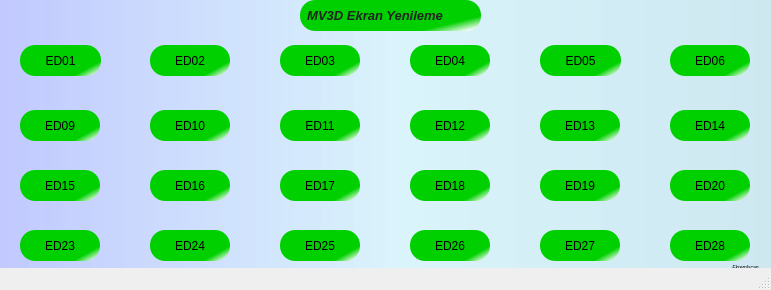
<?xml version="1.0" encoding="UTF-8"?>
<ui version="4.0">
 <class>MainWindow</class>
 <widget class="QMainWindow" name="MainWindow">
  <property name="enabled">
   <bool>true</bool>
  </property>
  <property name="geometry">
   <rect>
    <x>0</x>
    <y>0</y>
    <width>771</width>
    <height>290</height>
   </rect>
  </property>
  <property name="minimumSize">
   <size>
    <width>771</width>
    <height>290</height>
   </size>
  </property>
  <property name="maximumSize">
   <size>
    <width>771</width>
    <height>290</height>
   </size>
  </property>
  <property name="palette">
   <palette>
    <active>
     <colorrole role="Button">
      <brush brushstyle="SolidPattern">
       <color alpha="255">
        <red>34</red>
        <green>200</green>
        <blue>45</blue>
       </color>
      </brush>
     </colorrole>
    </active>
    <inactive>
     <colorrole role="Button">
      <brush brushstyle="SolidPattern">
       <color alpha="255">
        <red>34</red>
        <green>200</green>
        <blue>45</blue>
       </color>
      </brush>
     </colorrole>
    </inactive>
    <disabled>
     <colorrole role="Button">
      <brush brushstyle="SolidPattern">
       <color alpha="255">
        <red>34</red>
        <green>200</green>
        <blue>45</blue>
       </color>
      </brush>
     </colorrole>
    </disabled>
   </palette>
  </property>
  <property name="contextMenuPolicy">
   <enum>Qt::DefaultContextMenu</enum>
  </property>
  <property name="windowTitle">
   <string>Graphical Interface</string>
  </property>
  <property name="autoFillBackground">
   <bool>false</bool>
  </property>
  <widget class="QWidget" name="centralWidget">
   <property name="palette">
    <palette>
     <active>
      <colorrole role="WindowText">
       <brush brushstyle="SolidPattern">
        <color alpha="255">
         <red>0</red>
         <green>0</green>
         <blue>0</blue>
        </color>
       </brush>
      </colorrole>
      <colorrole role="Button">
       <brush brushstyle="SolidPattern">
        <color alpha="255">
         <red>21</red>
         <green>216</green>
         <blue>0</blue>
        </color>
       </brush>
      </colorrole>
      <colorrole role="Light">
       <brush brushstyle="SolidPattern">
        <color alpha="255">
         <red>255</red>
         <green>255</green>
         <blue>255</blue>
        </color>
       </brush>
      </colorrole>
      <colorrole role="Midlight">
       <brush brushstyle="SolidPattern">
        <color alpha="255">
         <red>255</red>
         <green>255</green>
         <blue>255</blue>
        </color>
       </brush>
      </colorrole>
      <colorrole role="Dark">
       <brush brushstyle="SolidPattern">
        <color alpha="255">
         <red>127</red>
         <green>127</green>
         <blue>127</blue>
        </color>
       </brush>
      </colorrole>
      <colorrole role="Mid">
       <brush brushstyle="SolidPattern">
        <color alpha="255">
         <red>170</red>
         <green>170</green>
         <blue>170</blue>
        </color>
       </brush>
      </colorrole>
      <colorrole role="Text">
       <brush brushstyle="SolidPattern">
        <color alpha="255">
         <red>0</red>
         <green>0</green>
         <blue>0</blue>
        </color>
       </brush>
      </colorrole>
      <colorrole role="BrightText">
       <brush brushstyle="SolidPattern">
        <color alpha="255">
         <red>255</red>
         <green>255</green>
         <blue>255</blue>
        </color>
       </brush>
      </colorrole>
      <colorrole role="ButtonText">
       <brush brushstyle="SolidPattern">
        <color alpha="255">
         <red>0</red>
         <green>0</green>
         <blue>0</blue>
        </color>
       </brush>
      </colorrole>
      <colorrole role="Base">
       <brush brushstyle="SolidPattern">
        <color alpha="255">
         <red>120</red>
         <green>120</green>
         <blue>120</blue>
        </color>
       </brush>
      </colorrole>
      <colorrole role="Window">
       <brush brushstyle="SolidPattern">
        <color alpha="255">
         <red>242</red>
         <green>242</green>
         <blue>255</blue>
        </color>
       </brush>
      </colorrole>
      <colorrole role="Shadow">
       <brush brushstyle="SolidPattern">
        <color alpha="255">
         <red>0</red>
         <green>0</green>
         <blue>0</blue>
        </color>
       </brush>
      </colorrole>
      <colorrole role="AlternateBase">
       <brush brushstyle="SolidPattern">
        <color alpha="255">
         <red>255</red>
         <green>255</green>
         <blue>255</blue>
        </color>
       </brush>
      </colorrole>
      <colorrole role="ToolTipBase">
       <brush brushstyle="SolidPattern">
        <color alpha="255">
         <red>255</red>
         <green>255</green>
         <blue>220</blue>
        </color>
       </brush>
      </colorrole>
      <colorrole role="ToolTipText">
       <brush brushstyle="SolidPattern">
        <color alpha="255">
         <red>0</red>
         <green>0</green>
         <blue>0</blue>
        </color>
       </brush>
      </colorrole>
     </active>
     <inactive>
      <colorrole role="WindowText">
       <brush brushstyle="SolidPattern">
        <color alpha="255">
         <red>0</red>
         <green>0</green>
         <blue>0</blue>
        </color>
       </brush>
      </colorrole>
      <colorrole role="Button">
       <brush brushstyle="SolidPattern">
        <color alpha="255">
         <red>21</red>
         <green>216</green>
         <blue>0</blue>
        </color>
       </brush>
      </colorrole>
      <colorrole role="Light">
       <brush brushstyle="SolidPattern">
        <color alpha="255">
         <red>255</red>
         <green>255</green>
         <blue>255</blue>
        </color>
       </brush>
      </colorrole>
      <colorrole role="Midlight">
       <brush brushstyle="SolidPattern">
        <color alpha="255">
         <red>255</red>
         <green>255</green>
         <blue>255</blue>
        </color>
       </brush>
      </colorrole>
      <colorrole role="Dark">
       <brush brushstyle="SolidPattern">
        <color alpha="255">
         <red>127</red>
         <green>127</green>
         <blue>127</blue>
        </color>
       </brush>
      </colorrole>
      <colorrole role="Mid">
       <brush brushstyle="SolidPattern">
        <color alpha="255">
         <red>170</red>
         <green>170</green>
         <blue>170</blue>
        </color>
       </brush>
      </colorrole>
      <colorrole role="Text">
       <brush brushstyle="SolidPattern">
        <color alpha="255">
         <red>0</red>
         <green>0</green>
         <blue>0</blue>
        </color>
       </brush>
      </colorrole>
      <colorrole role="BrightText">
       <brush brushstyle="SolidPattern">
        <color alpha="255">
         <red>255</red>
         <green>255</green>
         <blue>255</blue>
        </color>
       </brush>
      </colorrole>
      <colorrole role="ButtonText">
       <brush brushstyle="SolidPattern">
        <color alpha="255">
         <red>0</red>
         <green>0</green>
         <blue>0</blue>
        </color>
       </brush>
      </colorrole>
      <colorrole role="Base">
       <brush brushstyle="SolidPattern">
        <color alpha="255">
         <red>120</red>
         <green>120</green>
         <blue>120</blue>
        </color>
       </brush>
      </colorrole>
      <colorrole role="Window">
       <brush brushstyle="SolidPattern">
        <color alpha="255">
         <red>242</red>
         <green>242</green>
         <blue>255</blue>
        </color>
       </brush>
      </colorrole>
      <colorrole role="Shadow">
       <brush brushstyle="SolidPattern">
        <color alpha="255">
         <red>0</red>
         <green>0</green>
         <blue>0</blue>
        </color>
       </brush>
      </colorrole>
      <colorrole role="AlternateBase">
       <brush brushstyle="SolidPattern">
        <color alpha="255">
         <red>255</red>
         <green>255</green>
         <blue>255</blue>
        </color>
       </brush>
      </colorrole>
      <colorrole role="ToolTipBase">
       <brush brushstyle="SolidPattern">
        <color alpha="255">
         <red>255</red>
         <green>255</green>
         <blue>220</blue>
        </color>
       </brush>
      </colorrole>
      <colorrole role="ToolTipText">
       <brush brushstyle="SolidPattern">
        <color alpha="255">
         <red>0</red>
         <green>0</green>
         <blue>0</blue>
        </color>
       </brush>
      </colorrole>
     </inactive>
     <disabled>
      <colorrole role="WindowText">
       <brush brushstyle="SolidPattern">
        <color alpha="255">
         <red>127</red>
         <green>127</green>
         <blue>127</blue>
        </color>
       </brush>
      </colorrole>
      <colorrole role="Button">
       <brush brushstyle="SolidPattern">
        <color alpha="255">
         <red>21</red>
         <green>216</green>
         <blue>0</blue>
        </color>
       </brush>
      </colorrole>
      <colorrole role="Light">
       <brush brushstyle="SolidPattern">
        <color alpha="255">
         <red>255</red>
         <green>255</green>
         <blue>255</blue>
        </color>
       </brush>
      </colorrole>
      <colorrole role="Midlight">
       <brush brushstyle="SolidPattern">
        <color alpha="255">
         <red>255</red>
         <green>255</green>
         <blue>255</blue>
        </color>
       </brush>
      </colorrole>
      <colorrole role="Dark">
       <brush brushstyle="SolidPattern">
        <color alpha="255">
         <red>127</red>
         <green>127</green>
         <blue>127</blue>
        </color>
       </brush>
      </colorrole>
      <colorrole role="Mid">
       <brush brushstyle="SolidPattern">
        <color alpha="255">
         <red>170</red>
         <green>170</green>
         <blue>170</blue>
        </color>
       </brush>
      </colorrole>
      <colorrole role="Text">
       <brush brushstyle="SolidPattern">
        <color alpha="255">
         <red>127</red>
         <green>127</green>
         <blue>127</blue>
        </color>
       </brush>
      </colorrole>
      <colorrole role="BrightText">
       <brush brushstyle="SolidPattern">
        <color alpha="255">
         <red>255</red>
         <green>255</green>
         <blue>255</blue>
        </color>
       </brush>
      </colorrole>
      <colorrole role="ButtonText">
       <brush brushstyle="SolidPattern">
        <color alpha="255">
         <red>127</red>
         <green>127</green>
         <blue>127</blue>
        </color>
       </brush>
      </colorrole>
      <colorrole role="Base">
       <brush brushstyle="SolidPattern">
        <color alpha="255">
         <red>242</red>
         <green>242</green>
         <blue>255</blue>
        </color>
       </brush>
      </colorrole>
      <colorrole role="Window">
       <brush brushstyle="SolidPattern">
        <color alpha="255">
         <red>242</red>
         <green>242</green>
         <blue>255</blue>
        </color>
       </brush>
      </colorrole>
      <colorrole role="Shadow">
       <brush brushstyle="SolidPattern">
        <color alpha="255">
         <red>0</red>
         <green>0</green>
         <blue>0</blue>
        </color>
       </brush>
      </colorrole>
      <colorrole role="AlternateBase">
       <brush brushstyle="SolidPattern">
        <color alpha="255">
         <red>255</red>
         <green>255</green>
         <blue>255</blue>
        </color>
       </brush>
      </colorrole>
      <colorrole role="ToolTipBase">
       <brush brushstyle="SolidPattern">
        <color alpha="255">
         <red>255</red>
         <green>255</green>
         <blue>220</blue>
        </color>
       </brush>
      </colorrole>
      <colorrole role="ToolTipText">
       <brush brushstyle="SolidPattern">
        <color alpha="255">
         <red>0</red>
         <green>0</green>
         <blue>0</blue>
        </color>
       </brush>
      </colorrole>
     </disabled>
    </palette>
   </property>
   <property name="autoFillBackground">
    <bool>true</bool>
   </property>
   <widget class="QLabel" name="label">
    <property name="geometry">
     <rect>
      <x>300</x>
      <y>0</y>
      <width>181</width>
      <height>31</height>
     </rect>
    </property>
    <property name="palette">
     <palette>
      <active>
       <colorrole role="WindowText">
        <brush brushstyle="SolidPattern">
         <color alpha="255">
          <red>0</red>
          <green>0</green>
          <blue>0</blue>
         </color>
        </brush>
       </colorrole>
       <colorrole role="Button">
        <brush brushstyle="LinearGradientPattern">
         <gradient startx="0.076000000000000" starty="0.250000000000000" endx="1.000000000000000" endy="0.897000000000000" type="LinearGradient" spread="PadSpread" coordinatemode="ObjectBoundingMode">
          <gradientstop position="0.804444000000000">
           <color alpha="255">
            <red>0</red>
            <green>208</green>
            <blue>0</blue>
           </color>
          </gradientstop>
          <gradientstop position="1.000000000000000">
           <color alpha="255">
            <red>255</red>
            <green>255</green>
            <blue>255</blue>
           </color>
          </gradientstop>
         </gradient>
        </brush>
       </colorrole>
       <colorrole role="Light">
        <brush brushstyle="SolidPattern">
         <color alpha="255">
          <red>255</red>
          <green>255</green>
          <blue>255</blue>
         </color>
        </brush>
       </colorrole>
       <colorrole role="Midlight">
        <brush brushstyle="SolidPattern">
         <color alpha="255">
          <red>226</red>
          <green>226</green>
          <blue>226</blue>
         </color>
        </brush>
       </colorrole>
       <colorrole role="Dark">
        <brush brushstyle="SolidPattern">
         <color alpha="255">
          <red>99</red>
          <green>99</green>
          <blue>99</blue>
         </color>
        </brush>
       </colorrole>
       <colorrole role="Mid">
        <brush brushstyle="SolidPattern">
         <color alpha="255">
          <red>132</red>
          <green>132</green>
          <blue>132</blue>
         </color>
        </brush>
       </colorrole>
       <colorrole role="Text">
        <brush brushstyle="SolidPattern">
         <color alpha="255">
          <red>0</red>
          <green>0</green>
          <blue>0</blue>
         </color>
        </brush>
       </colorrole>
       <colorrole role="BrightText">
        <brush brushstyle="SolidPattern">
         <color alpha="255">
          <red>255</red>
          <green>255</green>
          <blue>255</blue>
         </color>
        </brush>
       </colorrole>
       <colorrole role="ButtonText">
        <brush brushstyle="SolidPattern">
         <color alpha="255">
          <red>0</red>
          <green>0</green>
          <blue>0</blue>
         </color>
        </brush>
       </colorrole>
       <colorrole role="Base">
        <brush brushstyle="LinearGradientPattern">
         <gradient startx="0.076000000000000" starty="0.250000000000000" endx="1.000000000000000" endy="0.897000000000000" type="LinearGradient" spread="PadSpread" coordinatemode="ObjectBoundingMode">
          <gradientstop position="0.804444000000000">
           <color alpha="255">
            <red>0</red>
            <green>208</green>
            <blue>0</blue>
           </color>
          </gradientstop>
          <gradientstop position="1.000000000000000">
           <color alpha="255">
            <red>255</red>
            <green>255</green>
            <blue>255</blue>
           </color>
          </gradientstop>
         </gradient>
        </brush>
       </colorrole>
       <colorrole role="Window">
        <brush brushstyle="LinearGradientPattern">
         <gradient startx="0.076000000000000" starty="0.250000000000000" endx="1.000000000000000" endy="0.897000000000000" type="LinearGradient" spread="PadSpread" coordinatemode="ObjectBoundingMode">
          <gradientstop position="0.804444000000000">
           <color alpha="255">
            <red>0</red>
            <green>208</green>
            <blue>0</blue>
           </color>
          </gradientstop>
          <gradientstop position="1.000000000000000">
           <color alpha="255">
            <red>255</red>
            <green>255</green>
            <blue>255</blue>
           </color>
          </gradientstop>
         </gradient>
        </brush>
       </colorrole>
       <colorrole role="Shadow">
        <brush brushstyle="SolidPattern">
         <color alpha="255">
          <red>0</red>
          <green>0</green>
          <blue>0</blue>
         </color>
        </brush>
       </colorrole>
       <colorrole role="AlternateBase">
        <brush brushstyle="SolidPattern">
         <color alpha="255">
          <red>226</red>
          <green>226</green>
          <blue>226</blue>
         </color>
        </brush>
       </colorrole>
       <colorrole role="ToolTipBase">
        <brush brushstyle="SolidPattern">
         <color alpha="255">
          <red>255</red>
          <green>255</green>
          <blue>220</blue>
         </color>
        </brush>
       </colorrole>
       <colorrole role="ToolTipText">
        <brush brushstyle="SolidPattern">
         <color alpha="255">
          <red>0</red>
          <green>0</green>
          <blue>0</blue>
         </color>
        </brush>
       </colorrole>
      </active>
      <inactive>
       <colorrole role="WindowText">
        <brush brushstyle="SolidPattern">
         <color alpha="255">
          <red>0</red>
          <green>0</green>
          <blue>0</blue>
         </color>
        </brush>
       </colorrole>
       <colorrole role="Button">
        <brush brushstyle="LinearGradientPattern">
         <gradient startx="0.076000000000000" starty="0.250000000000000" endx="1.000000000000000" endy="0.897000000000000" type="LinearGradient" spread="PadSpread" coordinatemode="ObjectBoundingMode">
          <gradientstop position="0.804444000000000">
           <color alpha="255">
            <red>0</red>
            <green>208</green>
            <blue>0</blue>
           </color>
          </gradientstop>
          <gradientstop position="1.000000000000000">
           <color alpha="255">
            <red>255</red>
            <green>255</green>
            <blue>255</blue>
           </color>
          </gradientstop>
         </gradient>
        </brush>
       </colorrole>
       <colorrole role="Light">
        <brush brushstyle="SolidPattern">
         <color alpha="255">
          <red>255</red>
          <green>255</green>
          <blue>255</blue>
         </color>
        </brush>
       </colorrole>
       <colorrole role="Midlight">
        <brush brushstyle="SolidPattern">
         <color alpha="255">
          <red>226</red>
          <green>226</green>
          <blue>226</blue>
         </color>
        </brush>
       </colorrole>
       <colorrole role="Dark">
        <brush brushstyle="SolidPattern">
         <color alpha="255">
          <red>99</red>
          <green>99</green>
          <blue>99</blue>
         </color>
        </brush>
       </colorrole>
       <colorrole role="Mid">
        <brush brushstyle="SolidPattern">
         <color alpha="255">
          <red>132</red>
          <green>132</green>
          <blue>132</blue>
         </color>
        </brush>
       </colorrole>
       <colorrole role="Text">
        <brush brushstyle="SolidPattern">
         <color alpha="255">
          <red>0</red>
          <green>0</green>
          <blue>0</blue>
         </color>
        </brush>
       </colorrole>
       <colorrole role="BrightText">
        <brush brushstyle="SolidPattern">
         <color alpha="255">
          <red>255</red>
          <green>255</green>
          <blue>255</blue>
         </color>
        </brush>
       </colorrole>
       <colorrole role="ButtonText">
        <brush brushstyle="SolidPattern">
         <color alpha="255">
          <red>0</red>
          <green>0</green>
          <blue>0</blue>
         </color>
        </brush>
       </colorrole>
       <colorrole role="Base">
        <brush brushstyle="LinearGradientPattern">
         <gradient startx="0.076000000000000" starty="0.250000000000000" endx="1.000000000000000" endy="0.897000000000000" type="LinearGradient" spread="PadSpread" coordinatemode="ObjectBoundingMode">
          <gradientstop position="0.804444000000000">
           <color alpha="255">
            <red>0</red>
            <green>208</green>
            <blue>0</blue>
           </color>
          </gradientstop>
          <gradientstop position="1.000000000000000">
           <color alpha="255">
            <red>255</red>
            <green>255</green>
            <blue>255</blue>
           </color>
          </gradientstop>
         </gradient>
        </brush>
       </colorrole>
       <colorrole role="Window">
        <brush brushstyle="LinearGradientPattern">
         <gradient startx="0.076000000000000" starty="0.250000000000000" endx="1.000000000000000" endy="0.897000000000000" type="LinearGradient" spread="PadSpread" coordinatemode="ObjectBoundingMode">
          <gradientstop position="0.804444000000000">
           <color alpha="255">
            <red>0</red>
            <green>208</green>
            <blue>0</blue>
           </color>
          </gradientstop>
          <gradientstop position="1.000000000000000">
           <color alpha="255">
            <red>255</red>
            <green>255</green>
            <blue>255</blue>
           </color>
          </gradientstop>
         </gradient>
        </brush>
       </colorrole>
       <colorrole role="Shadow">
        <brush brushstyle="SolidPattern">
         <color alpha="255">
          <red>0</red>
          <green>0</green>
          <blue>0</blue>
         </color>
        </brush>
       </colorrole>
       <colorrole role="AlternateBase">
        <brush brushstyle="SolidPattern">
         <color alpha="255">
          <red>226</red>
          <green>226</green>
          <blue>226</blue>
         </color>
        </brush>
       </colorrole>
       <colorrole role="ToolTipBase">
        <brush brushstyle="SolidPattern">
         <color alpha="255">
          <red>255</red>
          <green>255</green>
          <blue>220</blue>
         </color>
        </brush>
       </colorrole>
       <colorrole role="ToolTipText">
        <brush brushstyle="SolidPattern">
         <color alpha="255">
          <red>0</red>
          <green>0</green>
          <blue>0</blue>
         </color>
        </brush>
       </colorrole>
      </inactive>
      <disabled>
       <colorrole role="WindowText">
        <brush brushstyle="SolidPattern">
         <color alpha="255">
          <red>99</red>
          <green>99</green>
          <blue>99</blue>
         </color>
        </brush>
       </colorrole>
       <colorrole role="Button">
        <brush brushstyle="LinearGradientPattern">
         <gradient startx="0.076000000000000" starty="0.250000000000000" endx="1.000000000000000" endy="0.897000000000000" type="LinearGradient" spread="PadSpread" coordinatemode="ObjectBoundingMode">
          <gradientstop position="0.804444000000000">
           <color alpha="255">
            <red>0</red>
            <green>208</green>
            <blue>0</blue>
           </color>
          </gradientstop>
          <gradientstop position="1.000000000000000">
           <color alpha="255">
            <red>255</red>
            <green>255</green>
            <blue>255</blue>
           </color>
          </gradientstop>
         </gradient>
        </brush>
       </colorrole>
       <colorrole role="Light">
        <brush brushstyle="SolidPattern">
         <color alpha="255">
          <red>255</red>
          <green>255</green>
          <blue>255</blue>
         </color>
        </brush>
       </colorrole>
       <colorrole role="Midlight">
        <brush brushstyle="SolidPattern">
         <color alpha="255">
          <red>226</red>
          <green>226</green>
          <blue>226</blue>
         </color>
        </brush>
       </colorrole>
       <colorrole role="Dark">
        <brush brushstyle="SolidPattern">
         <color alpha="255">
          <red>99</red>
          <green>99</green>
          <blue>99</blue>
         </color>
        </brush>
       </colorrole>
       <colorrole role="Mid">
        <brush brushstyle="SolidPattern">
         <color alpha="255">
          <red>132</red>
          <green>132</green>
          <blue>132</blue>
         </color>
        </brush>
       </colorrole>
       <colorrole role="Text">
        <brush brushstyle="SolidPattern">
         <color alpha="255">
          <red>99</red>
          <green>99</green>
          <blue>99</blue>
         </color>
        </brush>
       </colorrole>
       <colorrole role="BrightText">
        <brush brushstyle="SolidPattern">
         <color alpha="255">
          <red>255</red>
          <green>255</green>
          <blue>255</blue>
         </color>
        </brush>
       </colorrole>
       <colorrole role="ButtonText">
        <brush brushstyle="SolidPattern">
         <color alpha="255">
          <red>99</red>
          <green>99</green>
          <blue>99</blue>
         </color>
        </brush>
       </colorrole>
       <colorrole role="Base">
        <brush brushstyle="LinearGradientPattern">
         <gradient startx="0.076000000000000" starty="0.250000000000000" endx="1.000000000000000" endy="0.897000000000000" type="LinearGradient" spread="PadSpread" coordinatemode="ObjectBoundingMode">
          <gradientstop position="0.804444000000000">
           <color alpha="255">
            <red>0</red>
            <green>208</green>
            <blue>0</blue>
           </color>
          </gradientstop>
          <gradientstop position="1.000000000000000">
           <color alpha="255">
            <red>255</red>
            <green>255</green>
            <blue>255</blue>
           </color>
          </gradientstop>
         </gradient>
        </brush>
       </colorrole>
       <colorrole role="Window">
        <brush brushstyle="LinearGradientPattern">
         <gradient startx="0.076000000000000" starty="0.250000000000000" endx="1.000000000000000" endy="0.897000000000000" type="LinearGradient" spread="PadSpread" coordinatemode="ObjectBoundingMode">
          <gradientstop position="0.804444000000000">
           <color alpha="255">
            <red>0</red>
            <green>208</green>
            <blue>0</blue>
           </color>
          </gradientstop>
          <gradientstop position="1.000000000000000">
           <color alpha="255">
            <red>255</red>
            <green>255</green>
            <blue>255</blue>
           </color>
          </gradientstop>
         </gradient>
        </brush>
       </colorrole>
       <colorrole role="Shadow">
        <brush brushstyle="SolidPattern">
         <color alpha="255">
          <red>0</red>
          <green>0</green>
          <blue>0</blue>
         </color>
        </brush>
       </colorrole>
       <colorrole role="AlternateBase">
        <brush brushstyle="SolidPattern">
         <color alpha="255">
          <red>198</red>
          <green>198</green>
          <blue>198</blue>
         </color>
        </brush>
       </colorrole>
       <colorrole role="ToolTipBase">
        <brush brushstyle="SolidPattern">
         <color alpha="255">
          <red>255</red>
          <green>255</green>
          <blue>220</blue>
         </color>
        </brush>
       </colorrole>
       <colorrole role="ToolTipText">
        <brush brushstyle="SolidPattern">
         <color alpha="255">
          <red>0</red>
          <green>0</green>
          <blue>0</blue>
         </color>
        </brush>
       </colorrole>
      </disabled>
     </palette>
    </property>
    <property name="autoFillBackground">
     <bool>false</bool>
    </property>
    <property name="styleSheet">
     <string notr="true">background-color: rgb(3, 225, 0);
border-radius: 15;
background-color: qlineargradient(spread:pad, x1:0.076, y1:0.25, x2:1, y2:0.897, stop:0.804444 rgba(0, 208, 0, 255), stop:1 rgba(255, 255, 255, 255));
</string>
    </property>
    <property name="frameShape">
     <enum>QFrame::NoFrame</enum>
    </property>
    <property name="frameShadow">
     <enum>QFrame::Sunken</enum>
    </property>
    <property name="lineWidth">
     <number>2</number>
    </property>
    <property name="text">
     <string>&lt;!DOCTYPE HTML PUBLIC &quot;-//W3C//DTD HTML 4.0//EN&quot; &quot;http://www.w3.org/TR/REC-html40/strict.dtd&quot;&gt;
&lt;html&gt;&lt;head&gt;&lt;meta name=&quot;qrichtext&quot; content=&quot;1&quot; /&gt;&lt;style type=&quot;text/css&quot;&gt;
p, li { white-space: pre-wrap; }
&lt;/style&gt;&lt;/head&gt;&lt;body style=&quot; font-family:'Sans Serif'; font-size:9pt; font-weight:400; font-style:normal;&quot;&gt;
&lt;table border=&quot;0&quot; style=&quot;-qt-table-type: root; margin-top:4px; margin-bottom:4px; margin-left:4px; margin-right:4px;&quot;&gt;
&lt;tr&gt;
&lt;td style=&quot;border: none;&quot;&gt;
&lt;p style=&quot; margin-top:0px; margin-bottom:0px; margin-left:0px; margin-right:0px; -qt-block-indent:0; text-indent:0px;&quot;&gt;&lt;span style=&quot; font-size:10pt; font-weight:600; font-style:italic; color:#222222;&quot;&gt;  MV3D Ekran Yenileme&lt;/span&gt;&lt;/p&gt;&lt;/td&gt;&lt;/tr&gt;&lt;/table&gt;&lt;/body&gt;&lt;/html&gt;</string>
    </property>
   </widget>
   <widget class="QPushButton" name="ED1">
    <property name="geometry">
     <rect>
      <x>20</x>
      <y>45</y>
      <width>81</width>
      <height>31</height>
     </rect>
    </property>
    <property name="autoFillBackground">
     <bool>false</bool>
    </property>
    <property name="styleSheet">
     <string notr="true">background-color: rgb(3, 225, 0);
border-radius: 15;
background-color: qlineargradient(spread:pad, x1:0.076, y1:0.25, x2:1, y2:0.897, stop:0.804444 rgba(0, 208, 0, 255), stop:1 rgba(255, 255, 255, 255));
</string>
    </property>
    <property name="text">
     <string>ED01</string>
    </property>
    <property name="checkable">
     <bool>false</bool>
    </property>
   </widget>
   <widget class="QPushButton" name="ED2">
    <property name="geometry">
     <rect>
      <x>150</x>
      <y>45</y>
      <width>80</width>
      <height>31</height>
     </rect>
    </property>
    <property name="styleSheet">
     <string notr="true">background-color: rgb(3, 225, 0);
border-radius: 15;
background-color: qlineargradient(spread:pad, x1:0.076, y1:0.25, x2:1, y2:0.897, stop:0.804444 rgba(0, 208, 0, 255), stop:1 rgba(255, 255, 255, 255));
</string>
    </property>
    <property name="text">
     <string>ED02</string>
    </property>
   </widget>
   <widget class="QPushButton" name="ED3">
    <property name="geometry">
     <rect>
      <x>280</x>
      <y>45</y>
      <width>80</width>
      <height>31</height>
     </rect>
    </property>
    <property name="styleSheet">
     <string notr="true">background-color: rgb(3, 225, 0);
border-radius: 15;
background-color: qlineargradient(spread:pad, x1:0.076, y1:0.25, x2:1, y2:0.897, stop:0.804444 rgba(0, 208, 0, 255), stop:1 rgba(255, 255, 255, 255));
</string>
    </property>
    <property name="text">
     <string>ED03</string>
    </property>
   </widget>
   <widget class="QPushButton" name="ED4">
    <property name="geometry">
     <rect>
      <x>410</x>
      <y>45</y>
      <width>80</width>
      <height>31</height>
     </rect>
    </property>
    <property name="styleSheet">
     <string notr="true">background-color: rgb(3, 225, 0);
border-radius: 15;
background-color: qlineargradient(spread:pad, x1:0.076, y1:0.25, x2:1, y2:0.897, stop:0.804444 rgba(0, 208, 0, 255), stop:1 rgba(255, 255, 255, 255));
</string>
    </property>
    <property name="text">
     <string>ED04</string>
    </property>
   </widget>
   <widget class="QPushButton" name="ED5">
    <property name="geometry">
     <rect>
      <x>540</x>
      <y>45</y>
      <width>81</width>
      <height>31</height>
     </rect>
    </property>
    <property name="sizePolicy">
     <sizepolicy hsizetype="Minimum" vsizetype="Fixed">
      <horstretch>0</horstretch>
      <verstretch>0</verstretch>
     </sizepolicy>
    </property>
    <property name="styleSheet">
     <string notr="true">background-color: rgb(3, 225, 0);
border-radius: 15;
background-color: qlineargradient(spread:pad, x1:0.076, y1:0.25, x2:1, y2:0.897, stop:0.804444 rgba(0, 208, 0, 255), stop:1 rgba(255, 255, 255, 255));
</string>
    </property>
    <property name="text">
     <string>ED05</string>
    </property>
   </widget>
   <widget class="QPushButton" name="ED6">
    <property name="geometry">
     <rect>
      <x>670</x>
      <y>45</y>
      <width>80</width>
      <height>31</height>
     </rect>
    </property>
    <property name="styleSheet">
     <string notr="true">background-color: rgb(3, 225, 0);
border-radius: 15;
background-color: qlineargradient(spread:pad, x1:0.076, y1:0.25, x2:1, y2:0.897, stop:0.804444 rgba(0, 208, 0, 255), stop:1 rgba(255, 255, 255, 255));
</string>
    </property>
    <property name="text">
     <string>ED06</string>
    </property>
   </widget>
   <widget class="QPushButton" name="ED14">
    <property name="geometry">
     <rect>
      <x>670</x>
      <y>110</y>
      <width>80</width>
      <height>31</height>
     </rect>
    </property>
    <property name="styleSheet">
     <string notr="true">background-color: rgb(3, 225, 0);
border-radius: 15;
background-color: qlineargradient(spread:pad, x1:0.076, y1:0.25, x2:1, y2:0.897, stop:0.804444 rgba(0, 208, 0, 255), stop:1 rgba(255, 255, 255, 255));
</string>
    </property>
    <property name="text">
     <string>ED14</string>
    </property>
   </widget>
   <widget class="QPushButton" name="ED12">
    <property name="geometry">
     <rect>
      <x>410</x>
      <y>110</y>
      <width>80</width>
      <height>31</height>
     </rect>
    </property>
    <property name="styleSheet">
     <string notr="true">background-color: rgb(3, 225, 0);
border-radius: 15;
background-color: qlineargradient(spread:pad, x1:0.076, y1:0.25, x2:1, y2:0.897, stop:0.804444 rgba(0, 208, 0, 255), stop:1 rgba(255, 255, 255, 255));
</string>
    </property>
    <property name="text">
     <string>ED12</string>
    </property>
   </widget>
   <widget class="QPushButton" name="ED13">
    <property name="geometry">
     <rect>
      <x>540</x>
      <y>110</y>
      <width>80</width>
      <height>31</height>
     </rect>
    </property>
    <property name="styleSheet">
     <string notr="true">background-color: rgb(3, 225, 0);
border-radius: 15;
background-color: qlineargradient(spread:pad, x1:0.076, y1:0.25, x2:1, y2:0.897, stop:0.804444 rgba(0, 208, 0, 255), stop:1 rgba(255, 255, 255, 255));
</string>
    </property>
    <property name="text">
     <string>ED13</string>
    </property>
   </widget>
   <widget class="QPushButton" name="ED11">
    <property name="geometry">
     <rect>
      <x>280</x>
      <y>110</y>
      <width>80</width>
      <height>31</height>
     </rect>
    </property>
    <property name="styleSheet">
     <string notr="true">background-color: rgb(3, 225, 0);
border-radius: 15;
background-color: qlineargradient(spread:pad, x1:0.076, y1:0.25, x2:1, y2:0.897, stop:0.804444 rgba(0, 208, 0, 255), stop:1 rgba(255, 255, 255, 255));
</string>
    </property>
    <property name="text">
     <string>ED11</string>
    </property>
   </widget>
   <widget class="QPushButton" name="ED9">
    <property name="geometry">
     <rect>
      <x>20</x>
      <y>110</y>
      <width>80</width>
      <height>31</height>
     </rect>
    </property>
    <property name="styleSheet">
     <string notr="true">background-color: rgb(3, 225, 0);
border-radius: 15;
background-color: qlineargradient(spread:pad, x1:0.076, y1:0.25, x2:1, y2:0.897, stop:0.804444 rgba(0, 208, 0, 255), stop:1 rgba(255, 255, 255, 255));
</string>
    </property>
    <property name="text">
     <string>ED09</string>
    </property>
   </widget>
   <widget class="QPushButton" name="ED10">
    <property name="geometry">
     <rect>
      <x>150</x>
      <y>110</y>
      <width>80</width>
      <height>31</height>
     </rect>
    </property>
    <property name="styleSheet">
     <string notr="true">background-color: rgb(3, 225, 0);
border-radius: 15;
background-color: qlineargradient(spread:pad, x1:0.076, y1:0.25, x2:1, y2:0.897, stop:0.804444 rgba(0, 208, 0, 255), stop:1 rgba(255, 255, 255, 255));
</string>
    </property>
    <property name="text">
     <string>ED10</string>
    </property>
   </widget>
   <widget class="QPushButton" name="ED16">
    <property name="geometry">
     <rect>
      <x>150</x>
      <y>170</y>
      <width>80</width>
      <height>31</height>
     </rect>
    </property>
    <property name="styleSheet">
     <string notr="true">background-color: rgb(3, 225, 0);
border-radius: 15;
background-color: qlineargradient(spread:pad, x1:0.076, y1:0.25, x2:1, y2:0.897, stop:0.804444 rgba(0, 208, 0, 255), stop:1 rgba(255, 255, 255, 255));
</string>
    </property>
    <property name="text">
     <string>ED16</string>
    </property>
   </widget>
   <widget class="QPushButton" name="ED20">
    <property name="geometry">
     <rect>
      <x>670</x>
      <y>170</y>
      <width>80</width>
      <height>31</height>
     </rect>
    </property>
    <property name="styleSheet">
     <string notr="true">background-color: rgb(3, 225, 0);
border-radius: 15;
background-color: qlineargradient(spread:pad, x1:0.076, y1:0.25, x2:1, y2:0.897, stop:0.804444 rgba(0, 208, 0, 255), stop:1 rgba(255, 255, 255, 255));
</string>
    </property>
    <property name="text">
     <string>ED20</string>
    </property>
   </widget>
   <widget class="QPushButton" name="ED15">
    <property name="geometry">
     <rect>
      <x>20</x>
      <y>170</y>
      <width>80</width>
      <height>31</height>
     </rect>
    </property>
    <property name="styleSheet">
     <string notr="true">background-color: rgb(3, 225, 0);
border-radius: 15;
background-color: qlineargradient(spread:pad, x1:0.076, y1:0.25, x2:1, y2:0.897, stop:0.804444 rgba(0, 208, 0, 255), stop:1 rgba(255, 255, 255, 255));
</string>
    </property>
    <property name="text">
     <string>ED15</string>
    </property>
   </widget>
   <widget class="QPushButton" name="ED18">
    <property name="geometry">
     <rect>
      <x>410</x>
      <y>170</y>
      <width>80</width>
      <height>31</height>
     </rect>
    </property>
    <property name="styleSheet">
     <string notr="true">background-color: rgb(3, 225, 0);
border-radius: 15;
background-color: qlineargradient(spread:pad, x1:0.076, y1:0.25, x2:1, y2:0.897, stop:0.804444 rgba(0, 208, 0, 255), stop:1 rgba(255, 255, 255, 255));
</string>
    </property>
    <property name="text">
     <string>ED18</string>
    </property>
   </widget>
   <widget class="QPushButton" name="ED19">
    <property name="geometry">
     <rect>
      <x>540</x>
      <y>170</y>
      <width>80</width>
      <height>31</height>
     </rect>
    </property>
    <property name="styleSheet">
     <string notr="true">background-color: rgb(3, 225, 0);
border-radius: 15;
background-color: qlineargradient(spread:pad, x1:0.076, y1:0.25, x2:1, y2:0.897, stop:0.804444 rgba(0, 208, 0, 255), stop:1 rgba(255, 255, 255, 255));
</string>
    </property>
    <property name="text">
     <string>ED19</string>
    </property>
   </widget>
   <widget class="QPushButton" name="ED17">
    <property name="geometry">
     <rect>
      <x>280</x>
      <y>170</y>
      <width>80</width>
      <height>31</height>
     </rect>
    </property>
    <property name="styleSheet">
     <string notr="true">background-color: rgb(3, 225, 0);
border-radius: 15;
background-color: qlineargradient(spread:pad, x1:0.076, y1:0.25, x2:1, y2:0.897, stop:0.804444 rgba(0, 208, 0, 255), stop:1 rgba(255, 255, 255, 255));
</string>
    </property>
    <property name="text">
     <string>ED17</string>
    </property>
   </widget>
   <widget class="QPushButton" name="ED23">
    <property name="geometry">
     <rect>
      <x>20</x>
      <y>230</y>
      <width>80</width>
      <height>31</height>
     </rect>
    </property>
    <property name="styleSheet">
     <string notr="true">background-color: rgb(3, 225, 0);
border-radius: 15;
background-color: qlineargradient(spread:pad, x1:0.076, y1:0.25, x2:1, y2:0.897, stop:0.804444 rgba(0, 208, 0, 255), stop:1 rgba(255, 255, 255, 255));
</string>
    </property>
    <property name="text">
     <string>ED23</string>
    </property>
   </widget>
   <widget class="QPushButton" name="ED28">
    <property name="geometry">
     <rect>
      <x>670</x>
      <y>230</y>
      <width>80</width>
      <height>31</height>
     </rect>
    </property>
    <property name="styleSheet">
     <string notr="true">background-color: rgb(3, 225, 0);
border-radius: 15;
background-color: qlineargradient(spread:pad, x1:0.076, y1:0.25, x2:1, y2:0.897, stop:0.804444 rgba(0, 208, 0, 255), stop:1 rgba(255, 255, 255, 255));
</string>
    </property>
    <property name="text">
     <string>ED28</string>
    </property>
   </widget>
   <widget class="QPushButton" name="ED26">
    <property name="geometry">
     <rect>
      <x>410</x>
      <y>230</y>
      <width>80</width>
      <height>31</height>
     </rect>
    </property>
    <property name="styleSheet">
     <string notr="true">background-color: rgb(3, 225, 0);
border-radius: 15;
background-color: qlineargradient(spread:pad, x1:0.076, y1:0.25, x2:1, y2:0.897, stop:0.804444 rgba(0, 208, 0, 255), stop:1 rgba(255, 255, 255, 255));
</string>
    </property>
    <property name="text">
     <string>ED26</string>
    </property>
   </widget>
   <widget class="QPushButton" name="ED24">
    <property name="geometry">
     <rect>
      <x>150</x>
      <y>230</y>
      <width>80</width>
      <height>31</height>
     </rect>
    </property>
    <property name="styleSheet">
     <string notr="true">background-color: rgb(3, 225, 0);
border-radius: 15;
background-color: qlineargradient(spread:pad, x1:0.076, y1:0.25, x2:1, y2:0.897, stop:0.804444 rgba(0, 208, 0, 255), stop:1 rgba(255, 255, 255, 255));
</string>
    </property>
    <property name="text">
     <string>ED24</string>
    </property>
   </widget>
   <widget class="QPushButton" name="ED27">
    <property name="geometry">
     <rect>
      <x>540</x>
      <y>230</y>
      <width>80</width>
      <height>31</height>
     </rect>
    </property>
    <property name="styleSheet">
     <string notr="true">background-color: rgb(3, 225, 0);
border-radius: 15;
background-color: qlineargradient(spread:pad, x1:0.076, y1:0.25, x2:1, y2:0.897, stop:0.804444 rgba(0, 208, 0, 255), stop:1 rgba(255, 255, 255, 255));
</string>
    </property>
    <property name="text">
     <string>ED27</string>
    </property>
   </widget>
   <widget class="QPushButton" name="ED25">
    <property name="geometry">
     <rect>
      <x>280</x>
      <y>230</y>
      <width>80</width>
      <height>31</height>
     </rect>
    </property>
    <property name="styleSheet">
     <string notr="true">background-color: rgb(3, 225, 0);
border-radius: 15;
background-color: qlineargradient(spread:pad, x1:0.076, y1:0.25, x2:1, y2:0.897, stop:0.804444 rgba(0, 208, 0, 255), stop:1 rgba(255, 255, 255, 255));
</string>
    </property>
    <property name="text">
     <string>ED25</string>
    </property>
   </widget>
   <widget class="QFrame" name="frame">
    <property name="geometry">
     <rect>
      <x>-20</x>
      <y>-10</y>
      <width>811</width>
      <height>301</height>
     </rect>
    </property>
    <property name="styleSheet">
     <string notr="true">background-color: qlineargradient(spread:pad, x1:0, y1:0, x2:1, y2:0, stop:0 rgba(24, 55, 255, 59), stop:0.52 rgba(112, 255, 235, 46), stop:1 rgba(55, 185, 179, 51));</string>
    </property>
    <property name="frameShape">
     <enum>QFrame::StyledPanel</enum>
    </property>
    <property name="frameShadow">
     <enum>QFrame::Raised</enum>
    </property>
   </widget>
   <widget class="QLabel" name="Ekrem">
    <property name="geometry">
     <rect>
      <x>710</x>
      <y>250</y>
      <width>71</width>
      <height>31</height>
     </rect>
    </property>
    <property name="styleSheet">
     <string notr="true">border-radius:15;</string>
    </property>
    <property name="text">
     <string>&lt;!DOCTYPE HTML PUBLIC &quot;-//W3C//DTD HTML 4.0//EN&quot; &quot;http://www.w3.org/TR/REC-html40/strict.dtd&quot;&gt;
&lt;html&gt;&lt;head&gt;&lt;meta name=&quot;qrichtext&quot; content=&quot;1&quot; /&gt;&lt;style type=&quot;text/css&quot;&gt;
p, li { white-space: pre-wrap; }
&lt;/style&gt;&lt;/head&gt;&lt;body style=&quot; font-family:'Sans Serif'; font-size:9pt; font-weight:400; font-style:normal;&quot;&gt;
&lt;table border=&quot;0&quot; style=&quot;-qt-table-type: root; margin-top:4px; margin-bottom:4px; margin-left:4px; margin-right:4px;&quot;&gt;
&lt;tr&gt;
&lt;td style=&quot;border: none;&quot;&gt;
&lt;p align=&quot;center&quot; style=&quot; margin-top:0px; margin-bottom:0px; margin-left:0px; margin-right:0px; -qt-block-indent:0; text-indent:0px;&quot;&gt;&lt;span style=&quot; font-size:6pt; font-style:italic; vertical-align:sub;&quot;&gt;EkremIscan&lt;/span&gt;&lt;/p&gt;&lt;/td&gt;&lt;/tr&gt;&lt;/table&gt;&lt;/body&gt;&lt;/html&gt;</string>
    </property>
   </widget>
   <zorder>frame</zorder>
   <zorder>label</zorder>
   <zorder>ED1</zorder>
   <zorder>ED2</zorder>
   <zorder>ED3</zorder>
   <zorder>ED4</zorder>
   <zorder>ED5</zorder>
   <zorder>ED6</zorder>
   <zorder>ED14</zorder>
   <zorder>ED12</zorder>
   <zorder>ED13</zorder>
   <zorder>ED11</zorder>
   <zorder>ED9</zorder>
   <zorder>ED10</zorder>
   <zorder>ED16</zorder>
   <zorder>ED20</zorder>
   <zorder>ED15</zorder>
   <zorder>ED18</zorder>
   <zorder>ED19</zorder>
   <zorder>ED17</zorder>
   <zorder>ED23</zorder>
   <zorder>ED28</zorder>
   <zorder>ED26</zorder>
   <zorder>ED24</zorder>
   <zorder>ED27</zorder>
   <zorder>ED25</zorder>
   <zorder>Ekrem</zorder>
  </widget>
  <widget class="QMenuBar" name="menuBar">
   <property name="geometry">
    <rect>
     <x>0</x>
     <y>0</y>
     <width>771</width>
     <height>23</height>
    </rect>
   </property>
  </widget>
  <widget class="QStatusBar" name="statusBar"/>
 </widget>
 <layoutdefault spacing="6" margin="11"/>
 <resources/>
 <connections/>
</ui>
